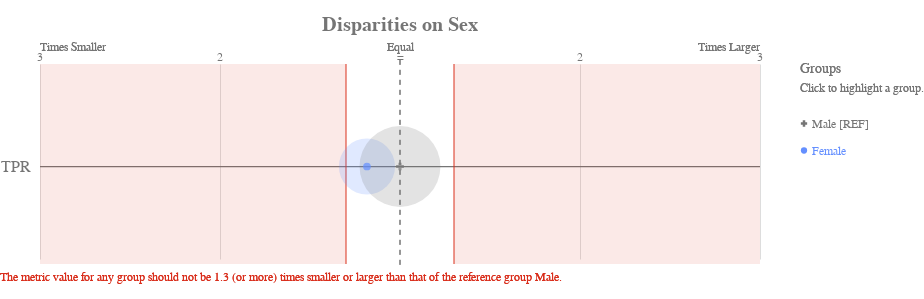

This figure's notebook cell:
### Code cell
ap.disparity(bdf, metrics, 'sex', fairness_threshold = 1.3)

### Figure 1 — Vega-Lite specification as saved in the notebook (floating-point values rounded to 4 significant figures)
{"config": {"view": {"continuousWidth": 400, "continuousHeight": 300, "strokeWidth": 0}, "axisLeft": {"labelColor": "rgb(117,117,117)", "labelFont": "Arial", "labelFontSize": 16}, "title": {"align": "center", "baseline": "middle", "color": "rgb(117,117,117)", "font": "Arial", "fontSize": 20, "fontWeight": "bold"}}, "layer": [{"data": {"name": "data-1f2af75cfead9a3854ee453922b4eaab"}, "mark": {"type": "rule", "stroke": "rgb(117,117,117)", "strokeWidth": 1.25, "tooltip": ""}, "encoding": {"x": {"type": "quantitative", "field": "x", "scale": {"domain": [-2, 2], "range": [40.0, 760.0]}}, "x2": {"field": "x2"}, "y": {"type": "nominal", "axis": {"domain": false, "labelAngle": 0, "labelPadding": -30, "orient": "left", "ticks": false, "title": ""}, "field": "metric", "scale": {"domain": ["TPR"], "range": [30, 225.0]}}}}, {"data": {"name": "data-79dd248bdaa0ea02c535240e8ad022c8"}, "mark": {"type": "rule", "stroke": "rgb(117,117,117)", "strokeDash": [5, 5], "strokeWidth": 1}, "encoding": {"tooltip": {"value": "Male [REF]"}, "x": {"value": 400.0}, "y": {"value": 20.83}, "y2": {"value": 229.2}}}, {"data": {"name": "data-c233327f4cd9b4c2df31bf8015c83e4a"}, "mark": {"type": "text", "align": "center", "color": "rgb(117,117,117)", "font": "Arial", "fontSize": 12, "fontWeight": "normal", "tooltip": ""}, "encoding": {"text": {"type": "nominal", "field": "label"}, "x": {"type": "quantitative", "field": "value", "scale": {"domain": [-2, 2], "range": [40.0, 760.0]}}, "y": {"value": 17.5}}}, {"layer": [{"mark": {"type": "text", "align": "left", "fill": "rgb(117,117,117)", "font": "Arial", "fontSize": 12, "fontWeight": "normal", "tooltip": ""}, "encoding": {"text": {"value": "Times Smaller"}, "x": {"value": 40.0}, "y": {"value": 7.5}}}, {"mark": {"type": "text", "align": "right", "fill": "rgb(117,117,117)", "font": "Arial", "fontSize": 12, "fontWeight": "normal", "tooltip": ""}, "encoding": {"text": {"value": "Times Larger"}, "x": {"value": 760.0}, "y": {"value": 7.5}}}, {"mark": {"type": "text", "align": "center", "fill": "rgb(117,117,117)", "font": "Arial", "fontSize": 12, "fontWeight": "normal", "tooltip": ""}, "encoding": {"text": {"value": "Equal"}, "x": {"value": 400.0}, "y": {"value": 7.5}}}], "data": {"name": "data-79dd248bdaa0ea02c535240e8ad022c8"}}, {"layer": [{"mark": {"type": "rule", "opacity": 0.8, "stroke": "rgb(217, 46, 28)", "strokeWidth": 1.25, "tooltip": ""}, "encoding": {"x": {"type": "quantitative", "field": "min", "scale": {"domain": [-2, 2], "range": [40.0, 760.0]}}, "y": {"value": 25.0}, "y2": {"value": 225.0}}}, {"mark": {"type": "rule", "opacity": 0.8, "stroke": "rgb(217, 46, 28)", "strokeWidth": 1.25, "tooltip": ""}, "encoding": {"x": {"type": "quantitative", "field": "max", "scale": {"domain": [-2, 2], "range": [40.0, 760.0]}}, "y": {"value": 25.0}, "y2": {"value": 225.0}}}, {"layer": [{"mark": {"type": "rect", "fill": "rgb(217, 46, 28)", "opacity": 0.1, "tooltip": ""}, "encoding": {"x": {"type": "quantitative", "field": "min", "scale": {"domain": [-2, 2], "range": [40.0, 760.0]}}, "x2": {"field": "lower_end"}, "y": {"value": 25.0}, "y2": {"value": 225.0}}}, {"mark": {"type": "rect", "fill": "rgb(217, 46, 28)", "opacity": 0.1, "tooltip": ""}, "encoding": {"x": {"type": "quantitative", "field": "max", "scale": {"domain": [-2, 2], "range": [40.0, 760.0]}}, "x2": {"field": "upper_end"}, "y": {"value": 25.0}, "y2": {"value": 225.0}}}]}, {"data": {"name": "data-79dd248bdaa0ea02c535240e8ad022c8"}, "mark": {"type": "text", "align": "left", "baseline": "top", "fill": "rgb(217, 46, 28)", "font": "Arial", "fontSize": 12, "fontWeight": "normal", "tooltip": ""}, "encoding": {"text": {"value": "The metric value for any group should not be 1.3 (or more) times smaller or larger than that of the reference group Male."}, "x": {"value": 0}, "y": {"value": 233.3}}}], "data": {"name": "data-68125cfc4fc9557defd07e8d14c561c8"}}, {"layer": [{"mark": "circle"}, {"data": {"name": "data-2db497a8eb1b6a450428b956b7bc682a"}, "mark": {"type": "circle", "opacity": 0.2}, "encoding": {"color": {"condition": {"type": "nominal", "field": "attribute_value", "legend": null, "scale": {"domain": ["Male", "Female"], "range": ["rgb(117,117,117)", "rgb(100, 143, 255)", "rgb(254, 97, 0)", "rgb(220, 38, 127)", "rgb(255, 176, 0)", "rgb(120, 94, 240)"]}, "selection": "selector013"}, "value": "rgb(224,224,224)"}, "size": {"type": "quantitative", "field": "group_size", "legend": null, "scale": {"domain": [0, 10450.0], "range": [0, 7854.0]}}, "tooltip": [{"type": "nominal", "field": "attribute_value", "title": "Group"}, {"type": "nominal", "field": "tooltip_group_size", "title": "Group Size"}, {"type": "nominal", "field": "tooltip_disparity_explanation_tpr", "title": "Disparity"}, {"type": "quantitative", "field": "tpr", "format": ".2f", "title": "TPR"}], "x": {"type": "quantitative", "axis": {"domain": false, "labels": false, "ticks": false, "title": null, "values": [1, 2, -2, -1]}, "field": "tpr_disparity_scaled", "scale": {"domain": [-2, 2], "range": [40.0, 760.0]}}, "y": {"type": "nominal", "axis": {"domain": false, "grid": false, "labels": false, "ticks": false, "title": " "}, "field": "metric_variable", "scale": {"domain": ["TPR"], "range": [30, 225.0]}}}, "selection": {"selector015": {"type": "multi", "empty": "all", "fields": ["attribute_value"]}}, "transform": [{"calculate": "'TPR'", "as": "metric_variable"}]}, {"layer": [{"mark": "point"}, {"data": {"name": "data-2db497a8eb1b6a450428b956b7bc682a"}, "mark": {"type": "point", "filled": true, "size": 60}, "encoding": {"color": {"condition": {"type": "nominal", "field": "attribute_value", "legend": null, "scale": {"domain": ["Male", "Female"], "range": ["rgb(117,117,117)", "rgb(100, 143, 255)", "rgb(254, 97, 0)", "rgb(220, 38, 127)", "rgb(255, 176, 0)", "rgb(120, 94, 240)"]}, "selection": "selector013"}, "value": "rgb(224,224,224)"}, "shape": {"type": "nominal", "field": "attribute_value", "legend": null, "scale": {"domain": ["Male", "Female"], "range": ["cross", "circle"]}}, "tooltip": [{"type": "nominal", "field": "attribute_value", "title": "Group"}, {"type": "nominal", "field": "tooltip_group_size", "title": "Group Size"}, {"type": "nominal", "field": "tooltip_disparity_explanation_tpr", "title": "Disparity"}, {"type": "quantitative", "field": "tpr", "format": ".2f", "title": "TPR"}], "x": {"type": "quantitative", "axis": {"domain": false, "labels": false, "ticks": false, "title": null, "values": [1, 2, -2, -1]}, "field": "tpr_disparity_scaled", "scale": {"domain": [-2, 2], "range": [40.0, 760.0]}}, "y": {"type": "nominal", "axis": {"domain": false, "grid": false, "labels": false, "ticks": false, "title": " "}, "field": "metric_variable", "scale": {"domain": ["TPR"], "range": [30, 225.0]}}}, "selection": {"selector014": {"type": "multi", "empty": "all", "fields": ["attribute_value"]}}, "transform": [{"calculate": "'TPR'", "as": "metric_variable"}]}]}]}, {"layer": [{"mark": {"type": "point", "filled": true, "opacity": 1, "size": 39.48}, "encoding": {"color": {"condition": {"type": "nominal", "field": "attribute_value", "legend": null, "scale": {"domain": ["Male", "Female"], "range": ["rgb(117,117,117)", "rgb(100, 143, 255)", "rgb(254, 97, 0)", "rgb(220, 38, 127)", "rgb(255, 176, 0)", "rgb(120, 94, 240)"]}, "selection": "selector013"}, "value": "rgb(224,224,224)"}, "shape": {"type": "nominal", "field": "attribute_value", "legend": null, "scale": {"domain": ["Male", "Female"], "range": ["cross", "circle"]}}, "x": {"value": 804}, "y": {"type": "nominal", "axis": {"domain": false, "grid": false, "labels": false, "ticks": false, "title": " "}, "field": "attribute_value", "scale": {"domain": ["Male", "Female"], "range": [71, 125]}}}, "selection": {"selector013": {"type": "multi", "empty": "all", "fields": ["attribute_value"]}}}, {"mark": {"type": "text", "align": "left", "baseline": "middle", "font": "Arial", "fontSize": 12, "fontWeight": "normal"}, "encoding": {"color": {"condition": {"type": "nominal", "field": "attribute_value", "legend": null, "scale": {"domain": ["Male", "Female"], "range": ["rgb(117,117,117)", "rgb(100, 143, 255)", "rgb(254, 97, 0)", "rgb(220, 38, 127)", "rgb(255, 176, 0)", "rgb(120, 94, 240)"]}, "selection": "selector013"}, "value": "rgb(224,224,224)"}, "text": {"type": "nominal", "field": "label"}, "x": {"value": 812}, "y": {"type": "nominal", "axis": {"domain": false, "grid": false, "labels": false, "ticks": false, "title": " "}, "field": "attribute_value", "scale": {"domain": ["Male", "Female"], "range": [71, 125]}}}, "selection": {"selector016": {"type": "multi", "empty": "all", "fields": ["attribute_value"]}}}, {"data": {"name": "data-79dd248bdaa0ea02c535240e8ad022c8"}, "mark": {"type": "text", "align": "left", "baseline": "middle", "color": "rgb(117,117,117)", "font": "Arial", "fontSize": 12, "fontWeight": "normal"}, "encoding": {"text": {"value": "Click to highlight a group."}, "x": {"value": 800}, "y": {"value": 49}}}, {"data": {"name": "data-79dd248bdaa0ea02c535240e8ad022c8"}, "mark": {"type": "text", "align": "left", "baseline": "middle", "color": "rgb(117,117,117)", "font": "Arial", "fontSize": 14, "fontWeight": "normal"}, "encoding": {"text": {"value": "Groups"}, "x": {"value": 800}, "y": {"value": 30}}}], "data": {"name": "data-d79b6fcf6fc2d8883b03661337595d04"}}], "height": 250, "padding": {"top": 15, "bottom": 10}, "resolve": {"scale": {"size": "independent", "y": "independent"}}, "title": "Disparities on Sex", "width": 800, "$schema": "https://vega.github.io/schema/vega-lite/v4.8.1.json", "datasets": {"data-1f2af75cfead9a3854ee453922b4eaab": [{"metric": "TPR", "x": -2, "x2": 2}], "data-79dd248bdaa0ea02c535240e8ad022c8": [{"a": 1, "b": 0}, {"a": 1, "b": 0}], "data-c233327f4cd9b4c2df31bf8015c83e4a": [{"value": 1, "label": 2}, {"value": 2, "label": 3}, {"value": -2, "label": 3}, {"value": -1, "label": 2}, {"value": 0, "label": "="}], "data-68125cfc4fc9557defd07e8d14c561c8": [{"min": -0.3, "max": 0.3, "lower_end": -2, "upper_end": 2}], "data-2db497a8eb1b6a450428b956b7bc682a": [{"attribute_name": "sex", "attribute_value": "Female", "group_size": 4195, "total_entities": 12904, "tpr": 0.06409, "tpr_disparity": 0.8449, "tpr_disparity_scaled": -0.1835, "tooltip_group_size": "4,195 (32.51%)", "tooltip_disparity_explanation_tpr": "1.18 times smaller TPR than the reference group"}, {"attribute_name": "sex", "attribute_value": "Male", "group_size": 8709, "total_entities": 12904, "tpr": 0.07585, "tpr_disparity": 1.0, "tpr_disparity_scaled": 0.0, "tooltip_group_size": "8,709 (67.49%)", "tooltip_disparity_explanation_tpr": "Reference group"}], "data-d79b6fcf6fc2d8883b03661337595d04": [{"attribute_value": "Male", "label": "Male [REF]"}, {"attribute_value": "Female", "label": "Female"}]}}
